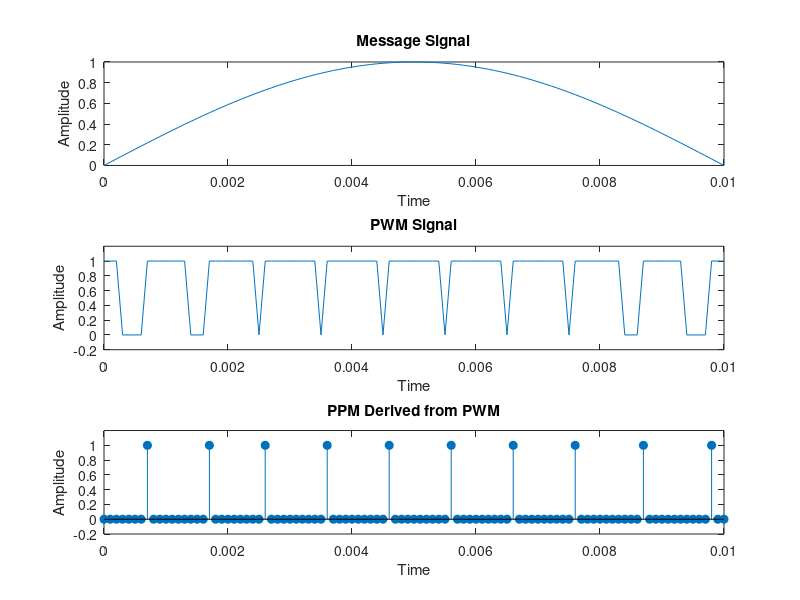

Here is the MATLAB script that generated this plot:
% Parameters
fs = 10000;                 % Sampling frequency
t = 0:1/fs:0.01;            % Time vector
fm = 50;                    % Frequency of message signal
am = 1;                     % Message amplitude

% Message signal
m = am * sin(2*pi*fm*t);

% Carrier signal for PWM
carrier = sawtooth(2*pi*1000*t, 0.5);  % Triangle wave

% PWM signal: message compared with carrier
pwm = m > carrier;

% Initialize PPM signal
ppm = zeros(size(pwm));

% Detect rising edge of PWM and insert pulse
for i = 2:length(pwm)
    if pwm(i-1) == 0 && pwm(i) == 1
        ppm(i) = 1;  % Add pulse at rising edge
    end
end

% Plotting
figure;

subplot(3,1,1);
plot(t, m);
title('Message Signal');
xlabel('Time'); ylabel('Amplitude');

subplot(3,1,2);
plot(t, pwm);
title('PWM Signal');
xlabel('Time'); ylabel('Amplitude');
ylim([-0.2 1.2]);

subplot(3,1,3);
stem(t, ppm, 'filled');
title('PPM Derived from PWM');
xlabel('Time'); ylabel('Amplitude');
ylim([-0.2 1.2]);
